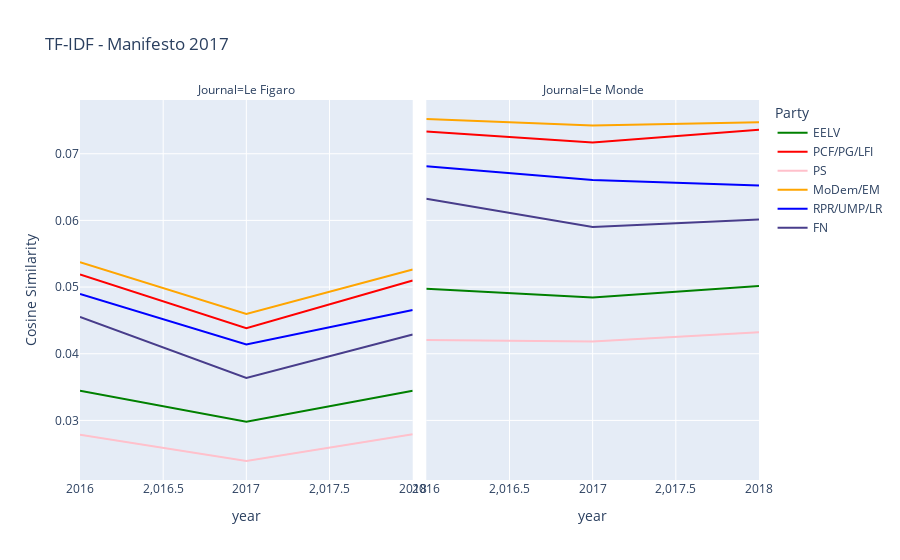

Write notebook code for a chart like this one.
### Code cell
px.line(tmp2017,
        x='annee',
        y=tmp2017.columns[3:],
        facet_col='partyname',
        labels={'partyname':'Journal','variable':'Party','value':'Cosine Similarity','annee':'year'},
        title='TF-IDF - Manifesto 2017',
        color_discrete_map=dict_color
       )

### Figure 1 — Plotly figure (JSON) as saved in the notebook; plotly's stock layout.template omitted (floating-point values rounded to 4 significant figures)
{"data": [{"hovertemplate": "Party=EELV<br>Journal=Le Figaro<br>year=%{x}<br>Cosine Similarity=%{y}<extra></extra>", "legendgroup": "EELV", "line": {"color": "green", "dash": "solid"}, "marker": {"symbol": "circle"}, "mode": "lines", "name": "EELV", "orientation": "v", "showlegend": true, "type": "scatter", "x": [2016, 2017, 2018], "xaxis": "x", "y": [0.03446, 0.0298, 0.03444], "yaxis": "y"}, {"hovertemplate": "Party=EELV<br>Journal=Le Monde<br>year=%{x}<br>Cosine Similarity=%{y}<extra></extra>", "legendgroup": "EELV", "line": {"color": "green", "dash": "solid"}, "marker": {"symbol": "circle"}, "mode": "lines", "name": "EELV", "orientation": "v", "showlegend": false, "type": "scatter", "x": [2016, 2017, 2018], "xaxis": "x2", "y": [0.04975, 0.04845, 0.05015], "yaxis": "y2"}, {"hovertemplate": "Party=PCF/PG/LFI<br>Journal=Le Figaro<br>year=%{x}<br>Cosine Similarity=%{y}<extra></extra>", "legendgroup": "PCF/PG/LFI", "line": {"color": "red", "dash": "solid"}, "marker": {"symbol": "circle"}, "mode": "lines", "name": "PCF/PG/LFI", "orientation": "v", "showlegend": true, "type": "scatter", "x": [2016, 2017, 2018], "xaxis": "x", "y": [0.05188, 0.04381, 0.05099], "yaxis": "y"}, {"hovertemplate": "Party=PCF/PG/LFI<br>Journal=Le Monde<br>year=%{x}<br>Cosine Similarity=%{y}<extra></extra>", "legendgroup": "PCF/PG/LFI", "line": {"color": "red", "dash": "solid"}, "marker": {"symbol": "circle"}, "mode": "lines", "name": "PCF/PG/LFI", "orientation": "v", "showlegend": false, "type": "scatter", "x": [2016, 2017, 2018], "xaxis": "x2", "y": [0.07332, 0.07167, 0.07359], "yaxis": "y2"}, {"hovertemplate": "Party=PS<br>Journal=Le Figaro<br>year=%{x}<br>Cosine Similarity=%{y}<extra></extra>", "legendgroup": "PS", "line": {"color": "pink", "dash": "solid"}, "marker": {"symbol": "circle"}, "mode": "lines", "name": "PS", "orientation": "v", "showlegend": true, "type": "scatter", "x": [2016, 2017, 2018], "xaxis": "x", "y": [0.02784, 0.02391, 0.02793], "yaxis": "y"}, {"hovertemplate": "Party=PS<br>Journal=Le Monde<br>year=%{x}<br>Cosine Similarity=%{y}<extra></extra>", "legendgroup": "PS", "line": {"color": "pink", "dash": "solid"}, "marker": {"symbol": "circle"}, "mode": "lines", "name": "PS", "orientation": "v", "showlegend": false, "type": "scatter", "x": [2016, 2017, 2018], "xaxis": "x2", "y": [0.04205, 0.04183, 0.04322], "yaxis": "y2"}, {"hovertemplate": "Party=MoDem/EM<br>Journal=Le Figaro<br>year=%{x}<br>Cosine Similarity=%{y}<extra></extra>", "legendgroup": "MoDem/EM", "line": {"color": "orange", "dash": "solid"}, "marker": {"symbol": "circle"}, "mode": "lines", "name": "MoDem/EM", "orientation": "v", "showlegend": true, "type": "scatter", "x": [2016, 2017, 2018], "xaxis": "x", "y": [0.05375, 0.04596, 0.05264], "yaxis": "y"}, {"hovertemplate": "Party=MoDem/EM<br>Journal=Le Monde<br>year=%{x}<br>Cosine Similarity=%{y}<extra></extra>", "legendgroup": "MoDem/EM", "line": {"color": "orange", "dash": "solid"}, "marker": {"symbol": "circle"}, "mode": "lines", "name": "MoDem/EM", "orientation": "v", "showlegend": false, "type": "scatter", "x": [2016, 2017, 2018], "xaxis": "x2", "y": [0.07521, 0.07423, 0.07471], "yaxis": "y2"}, {"hovertemplate": "Party=RPR/UMP/LR<br>Journal=Le Figaro<br>year=%{x}<br>Cosine Similarity=%{y}<extra></extra>", "legendgroup": "RPR/UMP/LR", "line": {"color": "blue", "dash": "solid"}, "marker": {"symbol": "circle"}, "mode": "lines", "name": "RPR/UMP/LR", "orientation": "v", "showlegend": true, "type": "scatter", "x": [2016, 2017, 2018], "xaxis": "x", "y": [0.04895, 0.04137, 0.04655], "yaxis": "y"}, {"hovertemplate": "Party=RPR/UMP/LR<br>Journal=Le Monde<br>year=%{x}<br>Cosine Similarity=%{y}<extra></extra>", "legendgroup": "RPR/UMP/LR", "line": {"color": "blue", "dash": "solid"}, "marker": {"symbol": "circle"}, "mode": "lines", "name": "RPR/UMP/LR", "orientation": "v", "showlegend": false, "type": "scatter", "x": [2016, 2017, 2018], "xaxis": "x2", "y": [0.06811, 0.06608, 0.06523], "yaxis": "y2"}, {"hovertemplate": "Party=FN<br>Journal=Le Figaro<br>year=%{x}<br>Cosine Similarity=%{y}<extra></extra>", "legendgroup": "FN", "line": {"color": "darkslateblue", "dash": "solid"}, "marker": {"symbol": "circle"}, "mode": "lines", "name": "FN", "orientation": "v", "showlegend": true, "type": "scatter", "x": [2016, 2017, 2018], "xaxis": "x", "y": [0.04553, 0.03637, 0.04288], "yaxis": "y"}, {"hovertemplate": "Party=FN<br>Journal=Le Monde<br>year=%{x}<br>Cosine Similarity=%{y}<extra></extra>", "legendgroup": "FN", "line": {"color": "darkslateblue", "dash": "solid"}, "marker": {"symbol": "circle"}, "mode": "lines", "name": "FN", "orientation": "v", "showlegend": false, "type": "scatter", "x": [2016, 2017, 2018], "xaxis": "x2", "y": [0.06324, 0.059, 0.06013], "yaxis": "y2"}], "layout": {"annotations": [{"font": {}, "showarrow": false, "text": "Journal=Le Figaro", "x": 0.245, "xanchor": "center", "xref": "paper", "y": 1, "yanchor": "bottom", "yref": "paper"}, {"font": {}, "showarrow": false, "text": "Journal=Le Monde", "x": 0.755, "xanchor": "center", "xref": "paper", "y": 1, "yanchor": "bottom", "yref": "paper"}], "legend": {"title": {"text": "Party"}, "tracegroupgap": 0}, "title": {"text": "TF-IDF - Manifesto 2017"}, "xaxis": {"anchor": "y", "domain": [0, 0.49], "title": {"text": "year"}}, "xaxis2": {"anchor": "y2", "domain": [0.51, 1], "matches": "x", "title": {"text": "year"}}, "yaxis": {"anchor": "x", "domain": [0, 1], "title": {"text": "Cosine Similarity"}}, "yaxis2": {"anchor": "x2", "domain": [0, 1], "matches": "y", "showticklabels": false}}}
